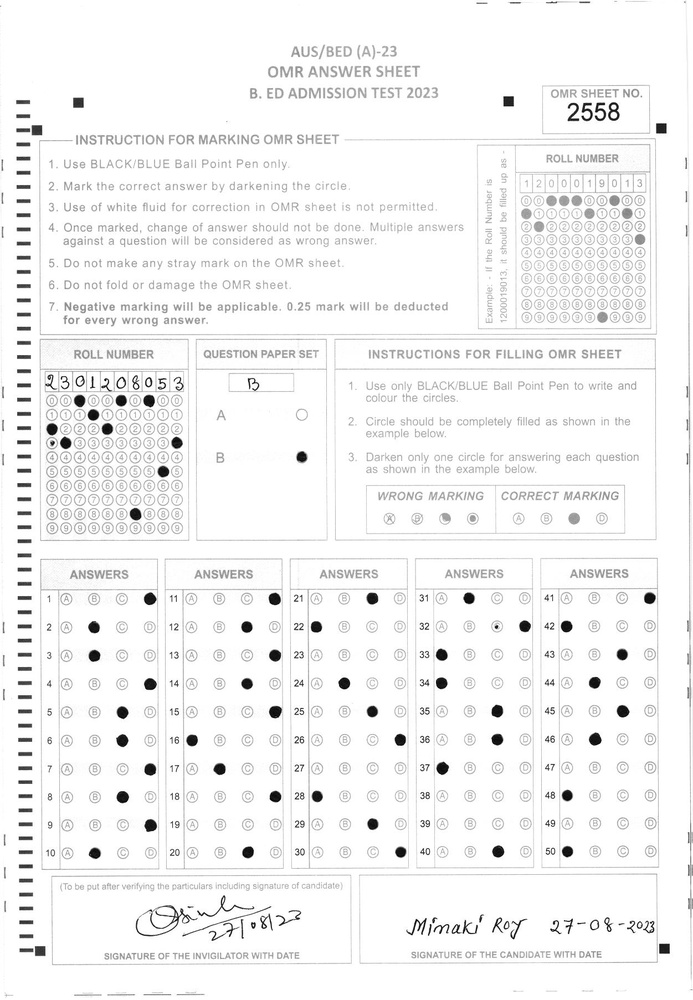
#> input picture 1.jpg, 693 x 1000 px, shrunk from 1251 x 1805 before the run, found by its file name
$ python detect_anchor.py
#> lines starting #> are read from the running program, lines starting #| are printed output that depends on the picture; after the words box and inside, x2 and y2 are one past the last pixel; in counts of white or black regions, pixels touching at a corner belong together
#> further down, image is the input picture: shape (1000, 693, 3); min 0, max 255, mean 244
import cv2
import numpy as np

def detect_anchors(image):
  """Detects anchors in an OMR image.

  Args:
    image: A numpy array representing the OMR image.

  Returns:
    A list of numpy arrays representing the detected anchors.
  """

  # Convert the image to grayscale.
  gray = cv2.cvtColor(image, cv2.COLOR_BGR2GRAY)

  # Blur the image to reduce noise.
  blur = cv2.GaussianBlur(gray, (5, 5), 0)

  # Apply edge detection.
  edges = cv2.Canny(blur, 100, 200)
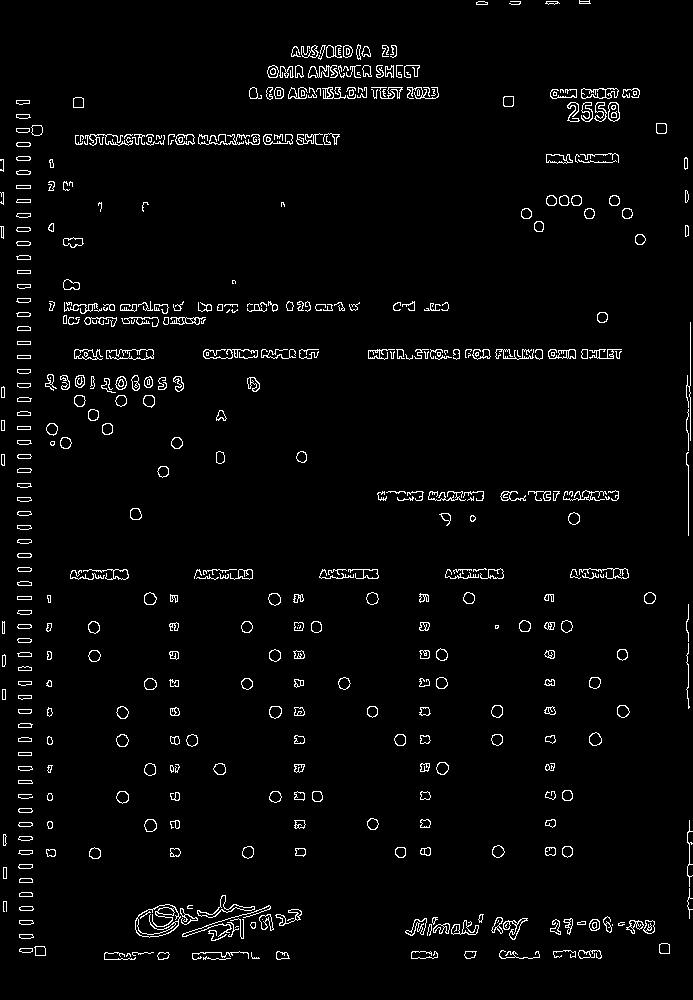
#> edges: shape (1000, 693); 2.9% white in thin lines or dots

  # Find contours in the image.
  contours = cv2.findContours(edges, cv2.RETR_EXTERNAL, cv2.CHAIN_APPROX_SIMPLE)
#> contours = 461 contours, 170 with area under 20; largest, box (x1, y1, x2, y2) and area: (135, 904, 181, 938) 1085, (581, 88, 619, 99) 287, (197, 895, 255, 918) 246, (608, 102, 620, 122) 180, (74, 349, 103, 360) 174
  # Filter out contours that are too small or too large.
  filtered_contours = []
  for contour in contours:
    # print(contour)
    # area = cv2.contourArea(contour)
    # if 100 < area < 10000:
      filtered_contours.append(contour)
#> this loop made 2 passes
#> after the loop, filtered_contours has the same summary as contours

  # Return the filtered contours.
  return filtered_contours

# Load the image.
image = cv2.imread("1.jpg")

# Detect the anchors.
anchors = detect_anchors(image)
#> anchors has the same summary as contours in detect_anchors

# Draw the anchors on the image.
for anchor in anchors:
#> (the run stopped early here; a loop or call above may not have finished)

$ run again, with 2.jpg copied over 1.jpg
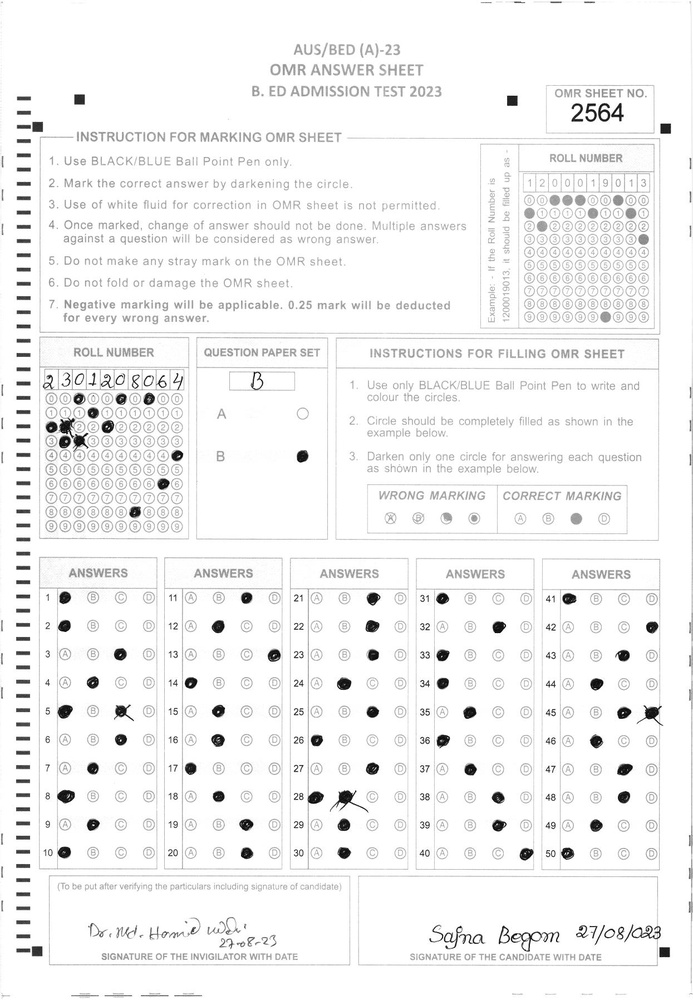
#> input picture 2.jpg, 693 x 1000 px, shrunk from 1245 x 1796 before the run, found by its file name
#> image is the input picture: shape (1000, 693, 3); min 0, max 255, mean 243.6
#> in detect_anchors, `edges = cv2.Canny(blur, 100, 200)`:
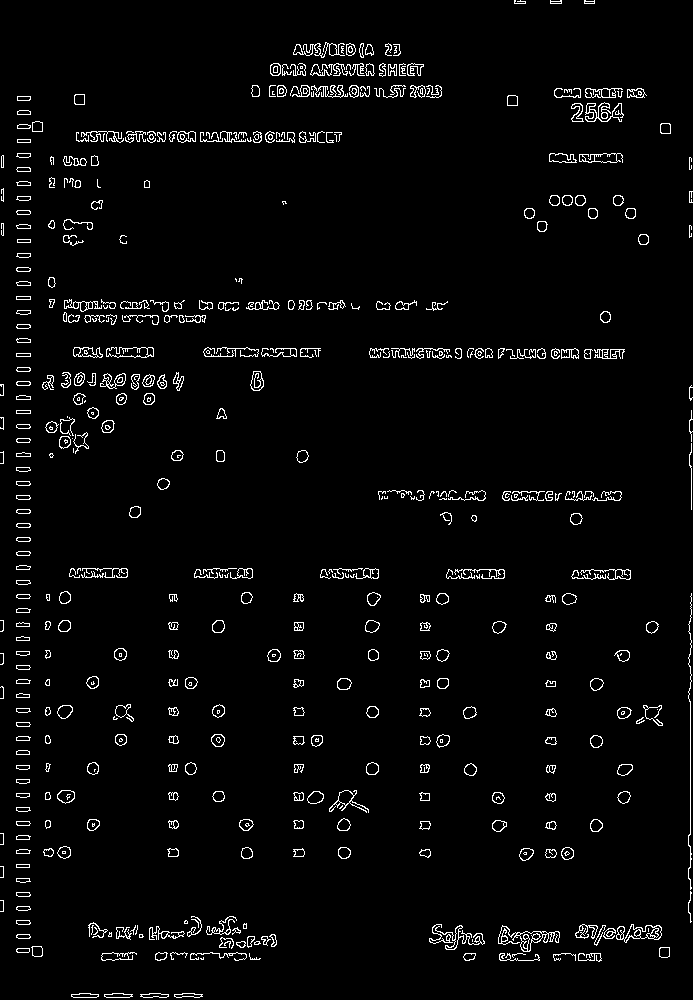
#> edges: shape (1000, 693); 3.2% white in thin lines or dots
#> contours = 498 contours, 212 with area under 20; largest, box (x1, y1, x2, y2) and area: (616, 924, 662, 943) 466, (498, 925, 560, 952) 426, (106, 347, 154, 358) 382, (585, 88, 623, 98) 240, (579, 153, 623, 163) 216
#> the loop in detect_anchors, `for contour in contours:` made 2 passes
#> after the loop in detect_anchors, `for contour in contours:`: filtered_contours has the same summary as contours
#> anchors has the same summary as contours in detect_anchors

$ run again, with 3.jpg copied over 1.jpg
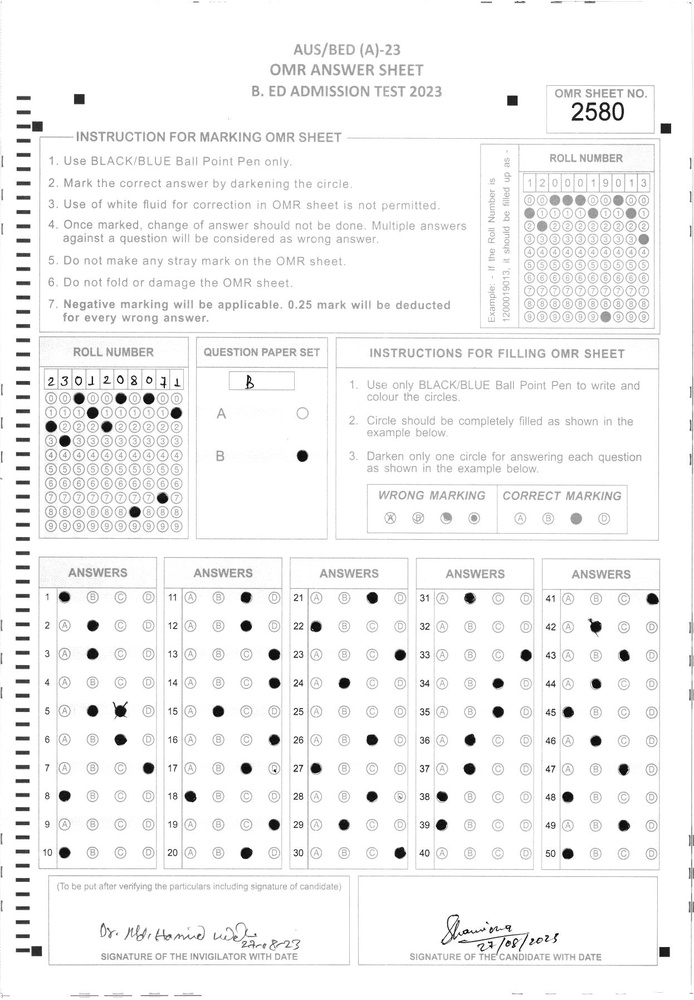
#> input picture 3.jpg, 694 x 1000 px, shrunk from 1246 x 1795 before the run, found by its file name
#> image is the input picture: shape (1000, 694, 3); min 0, max 255, mean 244.2
#> in detect_anchors, `edges = cv2.Canny(blur, 100, 200)`:
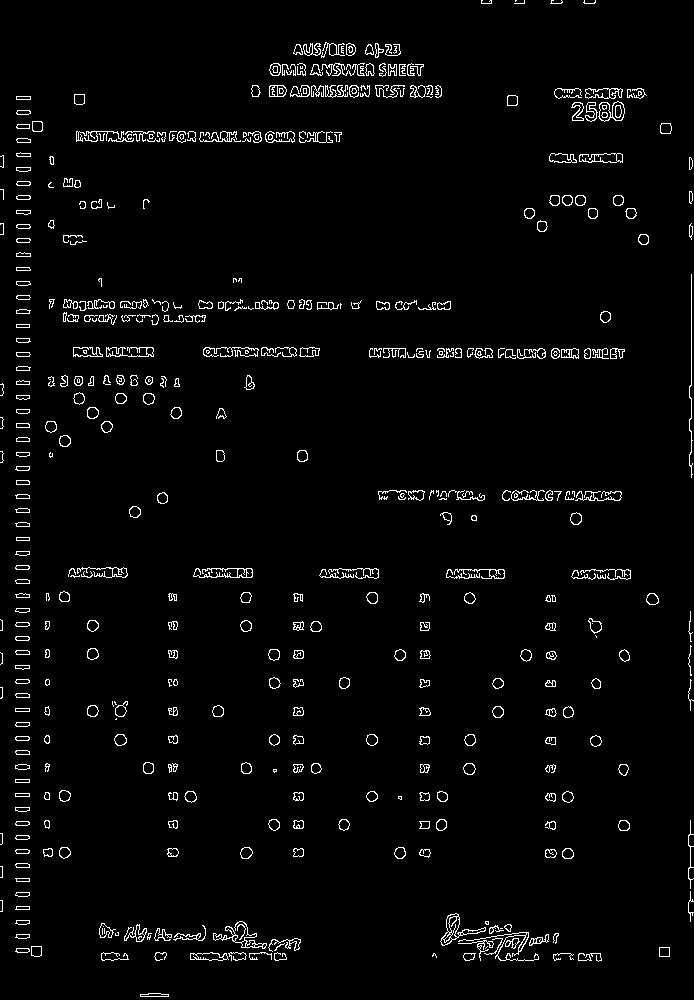
#> edges: shape (1000, 694); 2.8% white in thin lines or dots
#> contours = 465 contours, 196 with area under 20; largest, box (x1, y1, x2, y2) and area: (440, 913, 486, 946) 432, (598, 101, 625, 122) 373, (213, 921, 267, 949) 238, (579, 153, 623, 163) 232, (585, 88, 623, 99) 230
#> the loop in detect_anchors, `for contour in contours:` made 2 passes
#> after the loop in detect_anchors, `for contour in contours:`: filtered_contours has the same summary as contours
#> anchors has the same summary as contours in detect_anchors

$ run again, with 4.jpg copied over 1.jpg
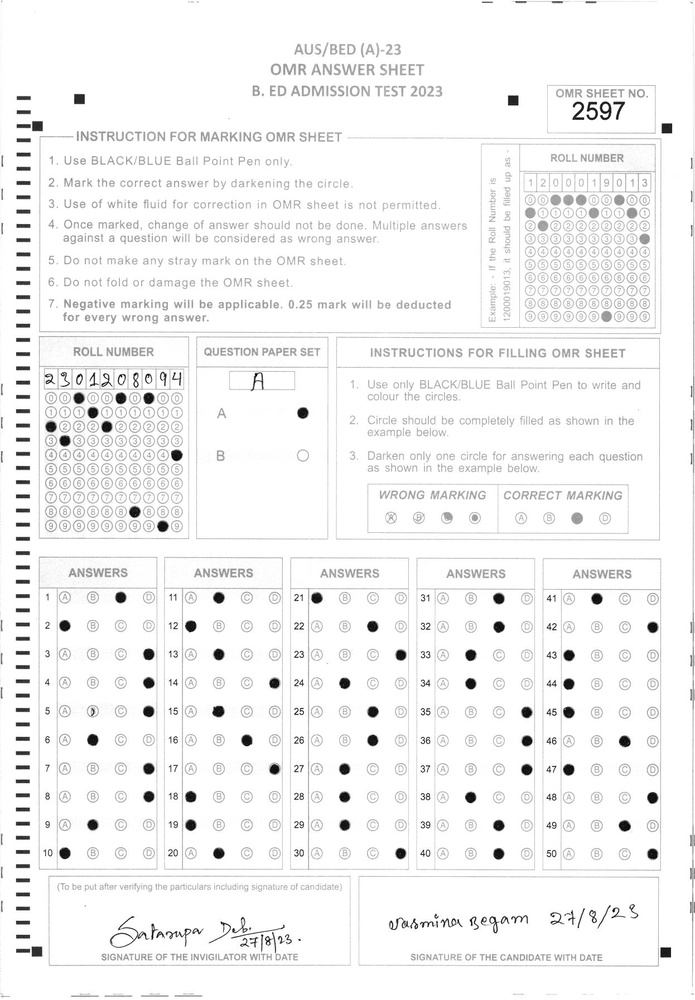
#> input picture 4.jpg, 695 x 1000 px, shrunk from 1246 x 1794 before the run, found by its file name
#> image is the input picture: shape (1000, 695, 3); min 0, max 255, mean 244
#> in detect_anchors, `edges = cv2.Canny(blur, 100, 200)`:
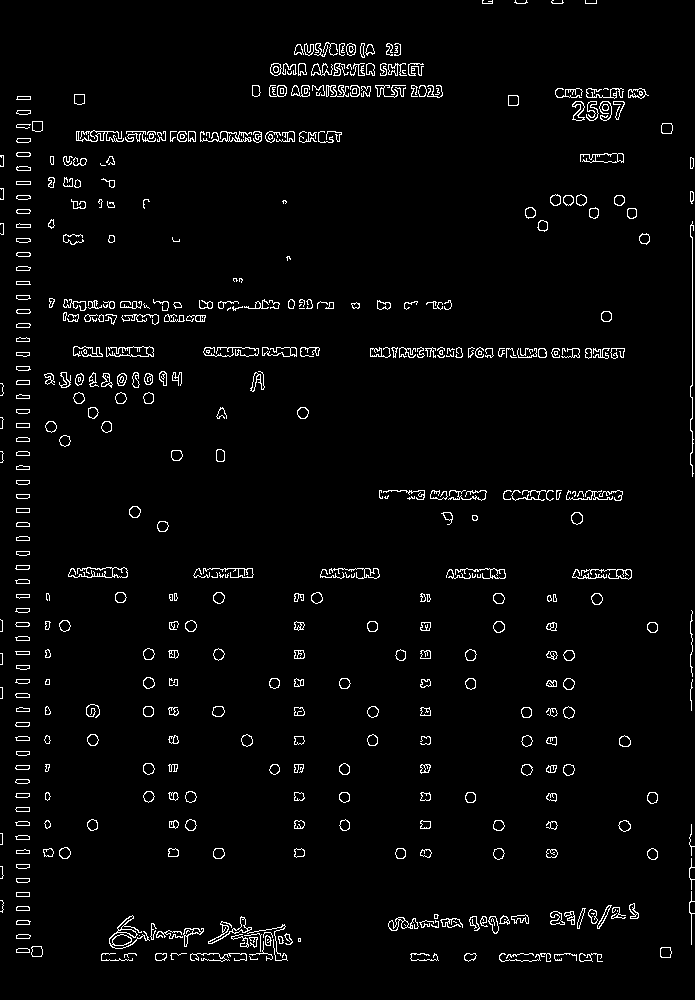
#> edges: shape (1000, 695); 3% white in thin lines or dots
#> contours = 478 contours, 193 with area under 20; largest, box (x1, y1, x2, y2) and area: (109, 915, 150, 949) 331, (580, 153, 624, 163) 226, (208, 916, 252, 944) 178, (68, 567, 128, 578) 162, (388, 917, 419, 931) 148
#> the loop in detect_anchors, `for contour in contours:` made 2 passes
#> after the loop in detect_anchors, `for contour in contours:`: filtered_contours has the same summary as contours
#> anchors has the same summary as contours in detect_anchors
